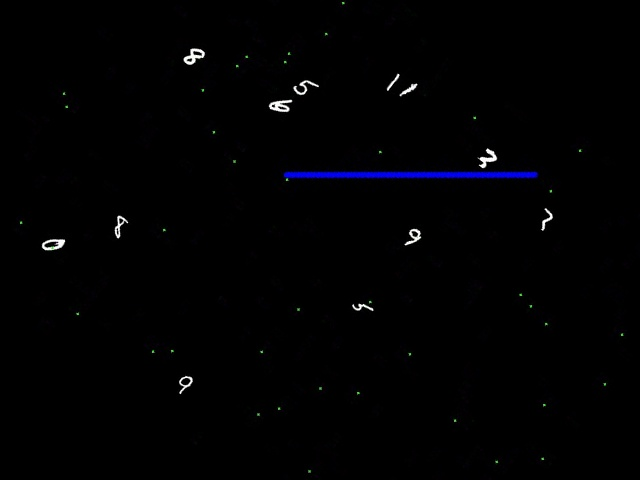
#> input picture rotiranFrame/slika8.jpg, 640 x 480 px, found by its file name
$ python only.py   (older library calls are emulated)
#> lines starting #> are read from the running program, lines starting #| are printed output that depends on the picture; after the words box and inside, x2 and y2 are one past the last pixel; in counts of white or black regions, pixels touching at a corner belong together
import numpy as np
import matplotlib.pyplot as plt
import cv2
from scipy import ndimage
from keras.utils import to_categorical
from keras.models import Sequential
from keras.layers import Dense, Conv2D, MaxPooling2D, Dropout, Flatten
from keras.datasets import mnist


def ZaDetekciju(Okvir):
    img_GRAY_gs = cv2.cvtColor(Okvir, cv2.COLOR_RGB2GRAY)  # konvert u grayscale
    plt.imshow(img_GRAY_gs, 'gray')
    plt.show()
    # image_barcode_bin = cv2.threshold(img_GRAY_gs, 100, 200, cv2.THRESH_BINARY)   #adaptiveThreshold(img_GRAY_gs, 255,cv2.ADAPTIVE_THRESH_GAUSSIAN_C, cv2.THRESH_BINARY, 61,15)

    ####
    retSlike, image_bin = cv2.threshold(img_GRAY_gs, 100, 255, cv2.THRESH_OTSU)
    print("pRAG JE: " + str(retSlike))
    img, contours, hierarchy = cv2.findContours(image_bin, cv2.RETR_LIST, cv2.CHAIN_APPROX_SIMPLE)
    img = Okvir.copy()
    cv2.drawContours(img, contours, -1, (0, 255, 255), 4)  # Ovde sve konture naznaci
    plt.imshow(img)
    plt.show()

    contours_Tablica = []  # ovde ce biti samo konture koje pripadaju bar-kodu
    for contour in contours:  # za svaku konturu
        center, size, angle = cv2.minAreaRect(
            contour)  # pronadji pravougaonik minimalne povrsine koji ce obuhvatiti celu konturu
        width, height = size
        xx, yy, w, h = cv2.boundingRect(contour)
        x, y = center
        if w > 3 and h > 5 and h < 400:  # uslov da kontura pripada (trebalo bi preko Krugova)
            contours_Tablica.append(contour)  # ova kontura pripada bar-kodu
            print('Detektovano kontura(linija):  ' + str(len(contours_Tablica)))
            print('Kordinate duzi su: ' + str(xx) + ',' + str(yy+h) + '  A druge tacke: ' + str(xx+w) +',' + str(yy)+ '  //Sirina je: ' + str(w) + ' __VISINA JE:  ' + str(h) )
            return xx, yy + h, xx + w, yy;
    # [6 lines of commented-out code are left out]


def kontureBrojeva(slika):
    upper_red = np.array([255, 255, 255])
    lower_red = np.array([140, 140, 140])  # Posto su brojevi bjeli

    mask = cv2.inRange(slika, lower_red, upper_red)
    output = cv2.bitwise_and(slika, slika, mask=mask)
    plt.imshow(output)
    plt.show()
    return output

# [116 lines of commented-out code are left out]

slika = cv2.imread("images/slika8.jpg")
#> slika is the input picture: shape (480, 640, 3); mean B, G, R 2.5, 1.3, 1.3

upper_red = np.array([255, 120, 120])
lower_red = np.array([90, 0, 0])

mask = cv2.inRange(slika, lower_red, upper_red)
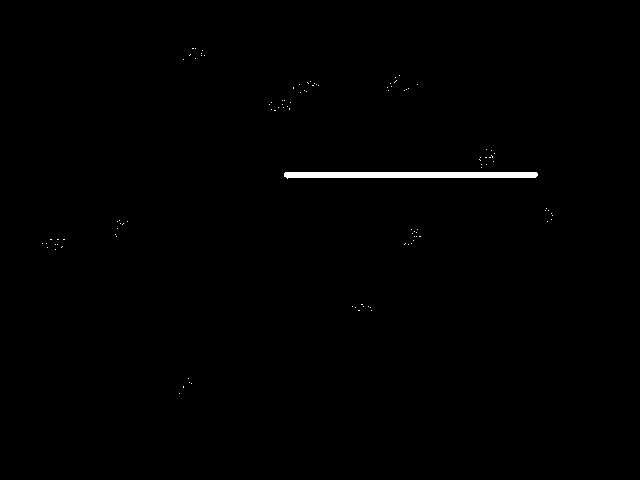
#> mask: shape (480, 640); 0.54% white; 106 white regions (105 under 20 px), largest, box (x1, y1, x2, y2) and area: (284, 172, 538, 179) 1518
output = cv2.bitwise_and(slika, slika, mask=mask)
plt.imshow(output)
plt.show()

x1, y1, x2, y2 = ZaDetekciju(output)
#> in ZaDetekciju, `retSlike, image_bin = cv2.threshold(img_GRAY_gs, 100, 255, cv2.THRESH_..`: retSlike = 32
#| pRAG JE: 32.0
#> in ZaDetekciju, `img, contours, hierarchy = cv2.findContours(image_bin, cv2.RETR_LIST, ..`: contours = 106 contours, 105 with area under 20; largest, box (x1, y1, x2, y2) and area: (284, 172, 538, 179) 1260
#> in ZaDetekciju, `cv2.drawContours(img, contours, -1, (0, 255, 255), 4)`:
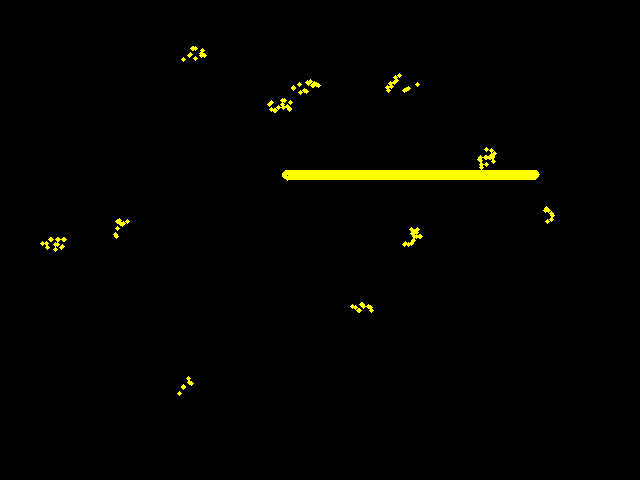
#> img: shape (480, 640, 3); mean B, G, R 0, 3.2, 3.2
#> the loop in ZaDetekciju, `for contour in contours:` made 51 passes
#> (angle, width, height, xx, yy, w, h, x) on passes 1, 3, 4, 5, 6, 8, 9, 10: (-90, 0, 0, 179, 393, 1, 1, 179), (-90, 0, 0, 191, 383, 1, 1, 191), (-90, 0, 0, 189, 382, 1, 1, 189), (-90, 0, 0, 188, 378, 1, 1, 188), (-90, 0, 0, 371, 310, 1, 1, 371), (-90, 0, 0, 370, 307, 1, 1, 370), (-90, 0, 0, 355, 307, 1, 1, 355), (-90, 0, 0, 368, 306, 1, 1, 368)
#> (printed output is left out)
#> after the loop in ZaDetekciju, `for contour in contours:`: contours_Tablica = 1 contour; box (x1, y1, x2, y2) and area: (284, 172, 538, 179) 1260
#> x1 = 284; y1 = 179; x2 = 538; y2 = 172
print(str(x1) + ' , ' + str(y1) + '  i  ' + str(x2) + ' , ' + str(y2))
#| 284 , 179  i  538 , 172

beleKonture = kontureBrojeva(slika)
#> in kontureBrojeva, `mask = cv2.inRange(slika, lower_red, upper_red)`:
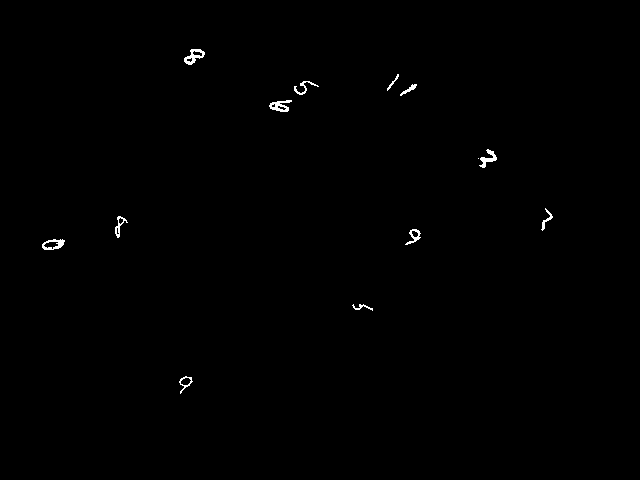
#> mask: shape (480, 640); 0.37% white in thin lines or dots, all inside (x1, y1, x2, y2) = (42, 49, 553, 394)

img_GRAY = cv2.cvtColor(beleKonture, cv2.COLOR_RGB2GRAY)  # konvert u grayscale
retSlike, image_bin = cv2.threshold(img_GRAY, 100, 255, cv2.THRESH_OTSU)
#> retSlike = 0
img, contours, hierarchy = cv2.findContours(image_bin, cv2.RETR_LIST, cv2.CHAIN_APPROX_SIMPLE)
#> contours = 22 contours, 4 with area under 20; largest, box (x1, y1, x2, y2) and area: (184, 49, 205, 65) 166, (42, 239, 65, 250) 164, (269, 100, 292, 112) 136, (479, 149, 497, 168) 98, (179, 376, 193, 394) 96

contours_Brojeva = []  # ovde ce biti samo konture koje pripadaju bar-kodu
index = 0
suma = 0
sumiranje = False

pts = np.array([[x1,y1],[x2,y2],[x2+90,y2+90],[x1+90,y1+90]], np.int32)
#> pts = [[284, 179], [538, 172], [628, 262], [374, 269]]
pts = pts.reshape((-1,1,2))
cv2.polylines(beleKonture,[pts],True,(0,255,0))
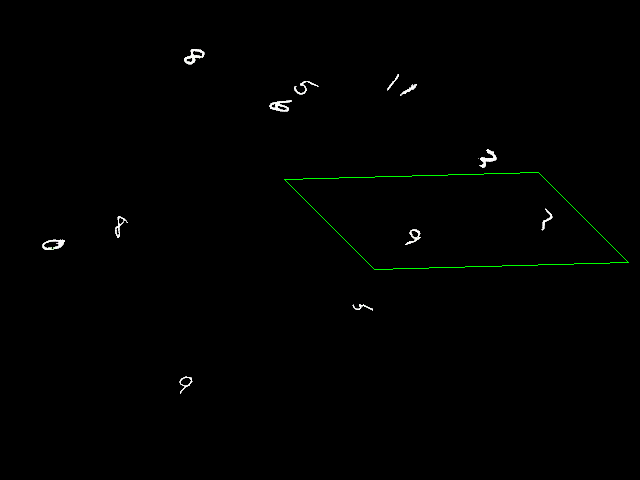
#> beleKonture: shape (480, 640, 3); mean B, G, R 0.8, 1.4, 0.8

for contour in contours:  # za svaku konturu
    center, size, angle = cv2.minAreaRect(
        contour)  # pronadji pravougaonik minimalne povrsine koji ce obuhvatiti celu konturu
    width, height = size
    xx, yy, w, h = cv2.boundingRect(contour)
    print('xx='+ str(xx) + '  yy=0' + str(yy))
    #if xx >= x1 and xx <= x2 and yy <= y1 and yy >= y2:  # uslov da kontura pripada (trebalo bi preko Krugova)                                yyy:yyy + hhh, xxx:xxx + www
    #if (x1+100 >= xx >= x1 or x2+100 >= xx >= x2) and (y1+100 >= yy >= y1 or y2+100 >= yy >= y2) :  # uslov da kontura pripada (trebalo bi preko Krugova)                                yyy:yyy + hhh, xxx:xxx + www
    if x1 < xx < x2+90 and y1+90 > yy > y2  :  # uslov da kontura pripada (trebalo bi preko Krugova)                                yyy:yyy + hhh, xxx:xxx + www
        cv2.imwrite('slikeBrojeva/brojevi%d.png' % index, img_GRAY[yy:yy + h, xx:xx + w])
        index = index + 1
       # element = prepoznajBroj(beleKonture, contour, klasifikator)
       # print( str(element) + "  !!!!!!!!!")
        sumiranje = True
        contours_Brojeva.append(contour)  # ova kontura pripada bar-kodu
        print('Detektovano kontura(linija):  ' + str(len(contours_Brojeva)))
#> this loop made 22 passes
#> (center, angle, width, height, xx, yy, w, h) on passes 1 to 8: ((185.3, 381.3), -45, 9.9, 7.78, 180, 377, 12, 9), ((183.5, 382.8), -41.63, 18.85, 10.55, 179, 376, 14, 18), ((362, 306.7), -86.63, 5.46, 20.26, 352, 304, 21, 7), ((50.5, 245), -90, 8, 15, 43, 241, 16, 9), ((53, 244), -90, 10, 22, 42, 239, 23, 11), ((414.3, 233.3), -45, 5.66, 7.78, 411, 230, 8, 8), ((413.5, 237.5), -71.57, 17.71, 12.02, 405, 229, 16, 16), ((117, 230.6), -11.31, 2.94, 7.06, 116, 227, 4, 8)
#> (printed output is left out)
    #if sumiranje:
        #suma += element
    # cv2.minAreaRect(contour)
print('Suma identifikovanih brojeva : ' + str(suma) )
    # print('Kordinate duzi su: ' + str(xx) + ',' + str(yy+h) + '  A druge tacke: ' + str(xx+w) +',' + str(yy)+ '  //Sirina je: ' + str(w) + ' __VISINA JE:  ' + str(h) )
img = beleKonture.copy()
cv2.drawContours(img, contours_Brojeva, -1, (255, 0, 0), 2)
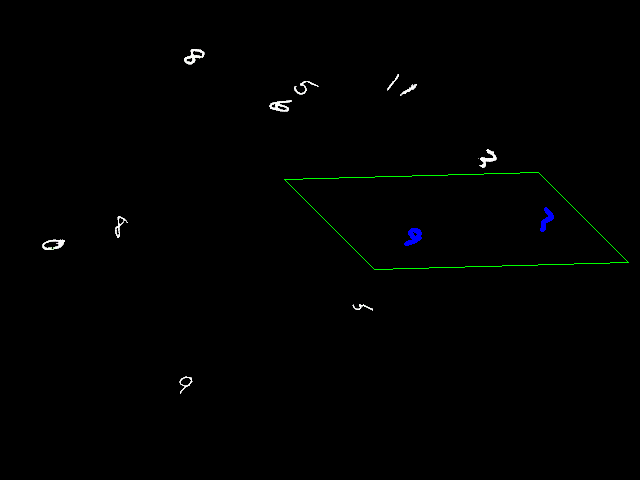
#> img: shape (480, 640, 3); 0.11% of pixels changed, all inside (x1, y1, x2, y2) = (404, 207, 554, 246)
plt.imshow(img)
plt.show()

$ run again, with rotiranFrame/slika0.jpg copied over rotiranFrame/slika8.jpg
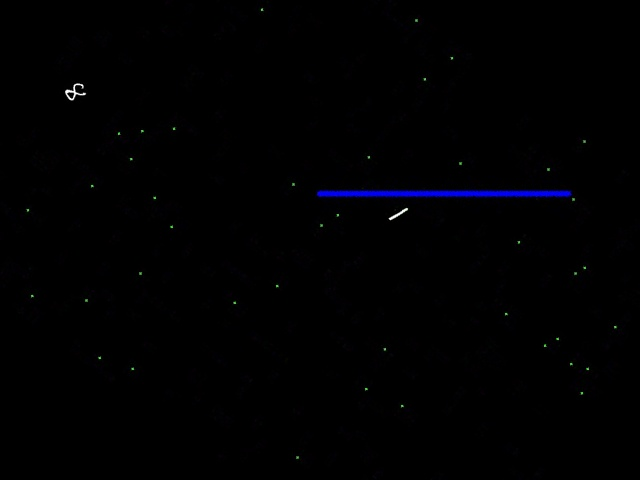
#> input picture rotiranFrame/slika0.jpg, 640 x 480 px, found by its file name
#> slika is the input picture: shape (480, 640, 3); mean B, G, R 1.7, 0.5, 0.4
#> in ZaDetekciju, `retSlike, image_bin = cv2.threshold(img_GRAY_gs, 100, 255, cv2.THRESH_..`:
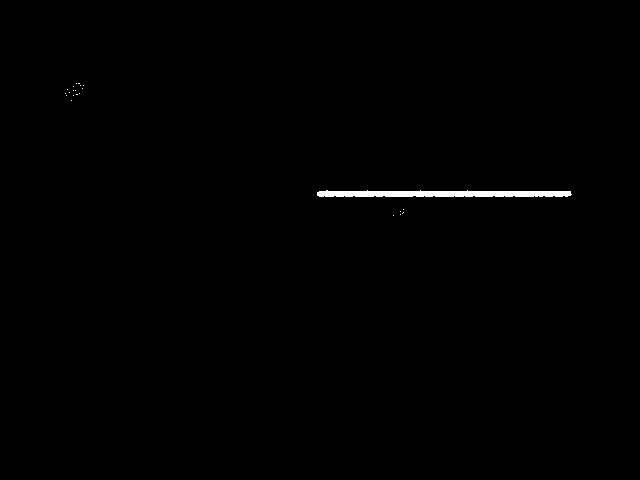
#> image_bin: shape (480, 640); 0.49% white; 22 white regions (21 under 20 px)
#> in ZaDetekciju, `retSlike, image_bin = cv2.threshold(img_GRAY_gs, 100, 255, cv2.THRESH_..`: retSlike = 31
#| pRAG JE: 31.0
#> in ZaDetekciju, `img, contours, hierarchy = cv2.findContours(image_bin, cv2.RETR_LIST, ..`: contours = 22 contours, 21 with area under 20; largest, box (x1, y1, x2, y2) and area: (317, 190, 572, 197) 1232
#> the loop in ZaDetekciju, `for contour in contours:` made 6 passes
#> (angle, width, height, xx, yy, w, h, x) on passes 1, 2, 4, 5, 6: (-90, 0, 0, 393, 215, 1, 1, 393), (-90, 0, 0, 400, 214, 1, 1, 400), (-90, 0, 0, 400, 211, 1, 1, 400), (-90, 0, 0, 403, 209, 1, 1, 403), (-90, 6, 254, 317, 190, 255, 7, 444)
#> (printed output is left out)
#> after the loop in ZaDetekciju, `for contour in contours:`: contours_Tablica = 1 contour; box (x1, y1, x2, y2) and area: (317, 190, 572, 197) 1232
#> x1 = 317; y1 = 197; x2 = 572; y2 = 190
#| 317 , 197  i  572 , 190
#> `retSlike, image_bin = cv2.threshold(img_GRAY, 100, 255, cv2.THRESH_OTSU)`: retSlike = 0
#> `img, contours, hierarchy = cv2.findContours(image_bin, cv2.RETR_LIST, ..`: contours = 3 contours; box (x1, y1, x2, y2) and area: (65, 84, 86, 100) 76, (66, 91, 75, 100) 37, (389, 208, 408, 220) 31
#> pts = [[317, 197], [572, 190], [662, 280], [407, 287]]
#> `cv2.polylines(beleKonture,[pts],True,(0,255,0))`:
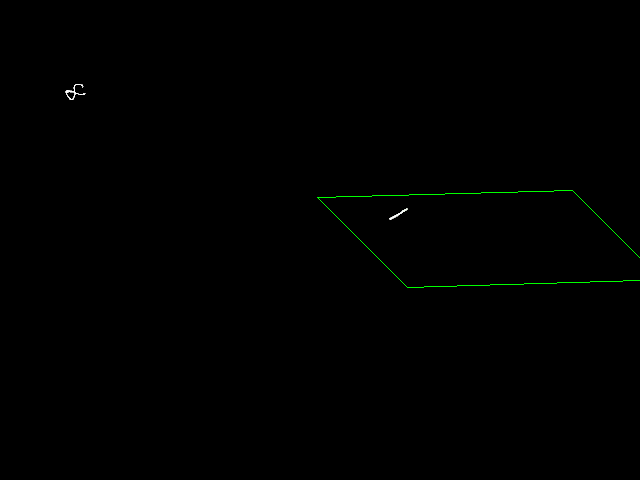
#> beleKonture: shape (480, 640, 3); mean B, G, R 0.1, 0.6, 0.1
#> the loop `for contour in contours:` made 3 passes
#> (center, angle, width, height, xx, yy, w, h) on pass 1: ((398.2, 213.8), -30.26, 21.09, 2.66, 389, 208, 19, 12)
#> (printed output is left out)
#> after the loop `for contour in contours:`: contours_Brojeva = 1 contour; box (x1, y1, x2, y2) and area: (389, 208, 408, 220) 31; index = 1

$ run again, with rotiranFrame/slika1.jpg copied over rotiranFrame/slika8.jpg
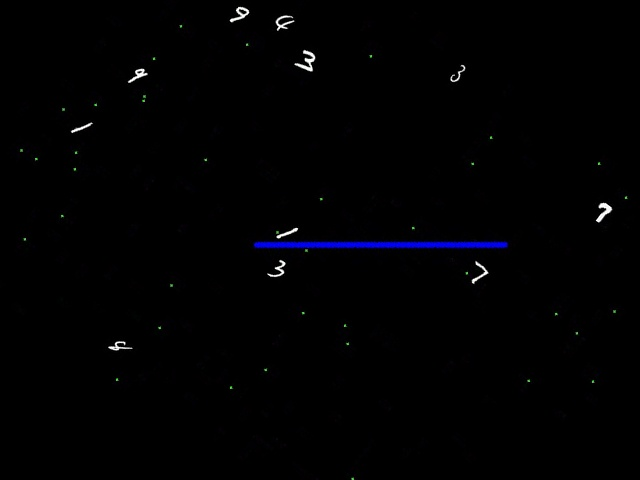
#> input picture rotiranFrame/slika1.jpg, 640 x 480 px, found by its file name
#> slika is the input picture: shape (480, 640, 3); mean B, G, R 2.2, 1.1, 1
#> `mask = cv2.inRange(slika, lower_red, upper_red)`:
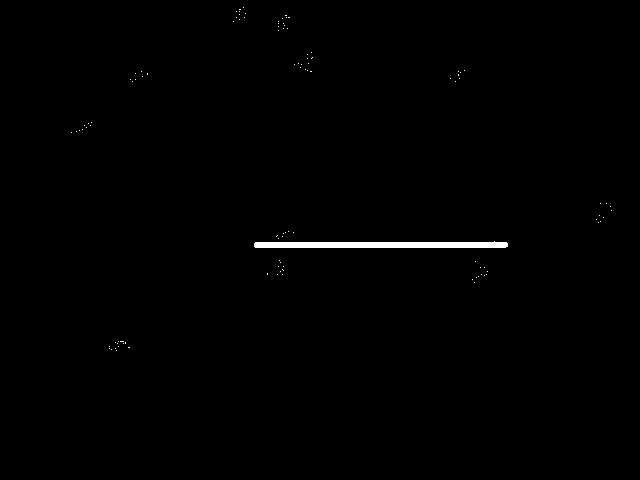
#> mask: shape (480, 640); 0.53% white; 107 white regions (106 under 20 px), largest, box (x1, y1, x2, y2) and area: (254, 241, 508, 248) 1520
#> image_bin: shape (480, 640); 0.53% white; 107 white regions (106 under 20 px)
#> in ZaDetekciju, `retSlike, image_bin = cv2.threshold(img_GRAY_gs, 100, 255, cv2.THRESH_..`: retSlike = 32
#| pRAG JE: 32.0
#> in ZaDetekciju, `img, contours, hierarchy = cv2.findContours(image_bin, cv2.RETR_LIST, ..`: contours = 107 contours, 106 with area under 20; largest, box (x1, y1, x2, y2) and area: (254, 242, 508, 248) 1252
#> the loop in ZaDetekciju, `for contour in contours:` made 34 passes
#> (angle, width, height, xx, yy, w, h, x) on passes 1, 2, 3, 4, 6, 7, 8, 9: (-90, 0, 0, 116, 350, 1, 1, 116), (-90, 0, 0, 111, 349, 1, 1, 111), (-90, 0, 0, 115, 348, 1, 1, 115), (-90, 0, 0, 109, 348, 1, 1, 109), (-90, 0, 0, 118, 346, 1, 1, 118), (-90, 0, 0, 109, 346, 1, 1, 109), (-90, 0, 0, 123, 343, 1, 1, 123), (-90, 0, 0, 117, 343, 1, 1, 117)
#> (printed output is left out)
#> after the loop in ZaDetekciju, `for contour in contours:`: contours_Tablica = 1 contour; box (x1, y1, x2, y2) and area: (254, 242, 508, 248) 1252
#> x1 = 254; y1 = 248; x2 = 508; y2 = 242
#| 254 , 248  i  508 , 242
#> `retSlike, image_bin = cv2.threshold(img_GRAY, 100, 255, cv2.THRESH_OTSU)`: retSlike = 0
#> `img, contours, hierarchy = cv2.findContours(image_bin, cv2.RETR_LIST, ..`: contours = 14 contours, 3 with area under 20; largest, box (x1, y1, x2, y2) and area: (230, 7, 249, 22) 96, (596, 203, 612, 222) 94, (295, 50, 315, 71) 94, (128, 69, 147, 83) 67, (472, 262, 488, 284) 46
#> pts = [[254, 248], [508, 242], [598, 332], [344, 338]]
#> beleKonture: shape (480, 640, 3); mean B, G, R 0.7, 1.2, 0.7
#> the loop `for contour in contours:` made 14 passes
#> (center, angle, width, height, xx, yy, w, h) on passes 3 to 4: ((480.1, 273.6), -77.47, 21.37, 13.12, 472, 262, 16, 22), ((278.4, 270.1), -49.76, 19.85, 10.8, 268, 260, 17, 17)
#> (printed output is left out)
#> after the loop `for contour in contours:`: contours_Brojeva = 2 contours; box (x1, y1, x2, y2) and area: (472, 262, 488, 284) 46, (268, 260, 285, 277) 45; index = 2
#> `cv2.drawContours(img, contours_Brojeva, -1, (255, 0, 0), 2)`:
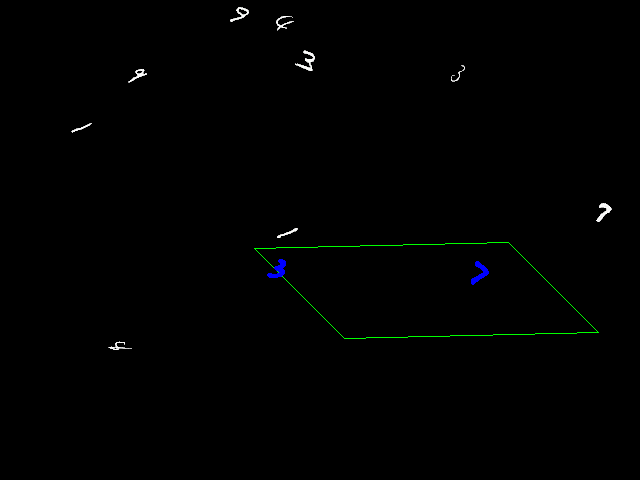
#> img: shape (480, 640, 3); mean B, G, R 0.8, 1.1, 0.5

$ run again, with rotiranFrame/slika2.jpg copied over rotiranFrame/slika8.jpg
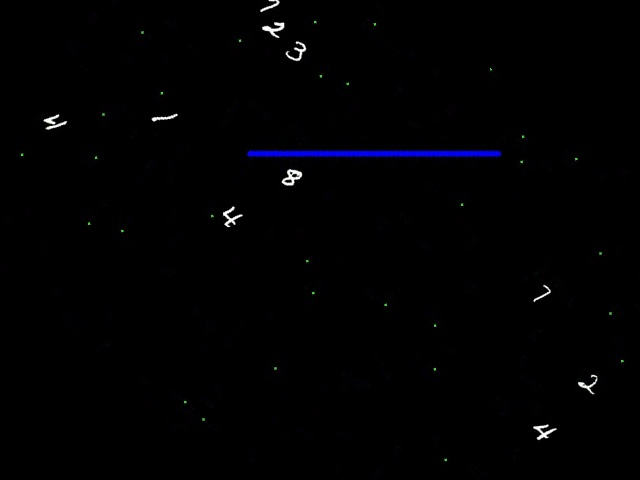
#> input picture rotiranFrame/slika2.jpg, 640 x 480 px, found by its file name
#> slika is the input picture: shape (480, 640, 3); mean B, G, R 2.3, 1.1, 1.1
#> in ZaDetekciju, `retSlike, image_bin = cv2.threshold(img_GRAY_gs, 100, 255, cv2.THRESH_..`:
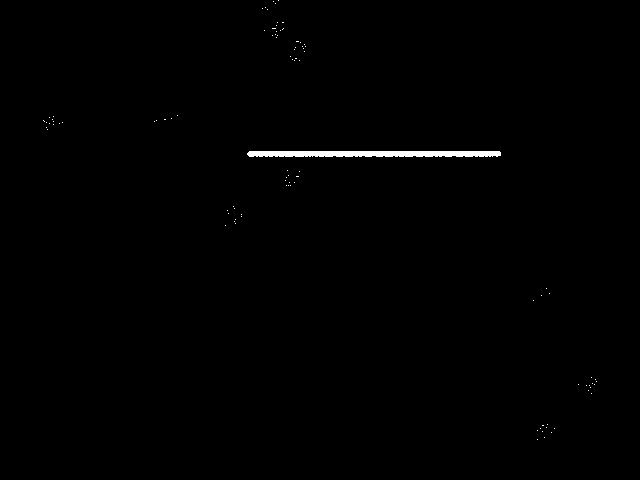
#> image_bin: shape (480, 640); 0.51% white; 96 white regions (95 under 20 px)
#> in ZaDetekciju, `retSlike, image_bin = cv2.threshold(img_GRAY_gs, 100, 255, cv2.THRESH_..`: retSlike = 32
#| pRAG JE: 32.0
#> in ZaDetekciju, `img, contours, hierarchy = cv2.findContours(image_bin, cv2.RETR_LIST, ..`: contours = 96 contours, 95 with area under 20; largest, box (x1, y1, x2, y2) and area: (247, 151, 501, 157) 1192
#> the loop in ZaDetekciju, `for contour in contours:` made 47 passes
#> (width, height, xx, yy, w, h, x, y) on passes 1 to 8: (0, 0, 537, 439, 1, 1, 537, 439), (0, 0, 544, 437, 1, 1, 544, 437), (0, 0, 551, 432, 1, 1, 551, 432), (0, 0, 542, 431, 1, 1, 542, 431), (0, 0, 537, 430, 1, 1, 537, 430), (0, 0, 554, 428, 1, 1, 554, 428), (0, 0, 540, 428, 1, 1, 540, 428), (0, 0, 546, 427, 1, 1, 546, 427)
#> (printed output is left out)
#> after the loop in ZaDetekciju, `for contour in contours:`: contours_Tablica = 1 contour; box (x1, y1, x2, y2) and area: (247, 151, 501, 157) 1192
#> x1 = 247; y1 = 157; x2 = 501; y2 = 151
#| 247 , 157  i  501 , 151
#> `retSlike, image_bin = cv2.threshold(img_GRAY, 100, 255, cv2.THRESH_OTSU)`: retSlike = 0
#> `img, contours, hierarchy = cv2.findContours(image_bin, cv2.RETR_LIST, ..`: contours = 15 contours, 2 with area under 20; largest, box (x1, y1, x2, y2) and area: (282, 169, 302, 185) 160, (262, 22, 284, 38) 86, (533, 425, 556, 440) 77, (223, 207, 242, 227) 74, (286, 42, 306, 61) 57
#> pts = [[247, 157], [501, 151], [591, 241], [337, 247]]
#> beleKonture: shape (480, 640, 3); mean B, G, R 0.7, 1.3, 0.7
#> the loop `for contour in contours:` made 15 passes
#> (center, angle, width, height, xx, yy, w, h) on passes 1 to 8: ((544.7, 430.4), -14.04, 21.1, 13.82, 533, 425, 23, 15), ((586.6, 382.5), -77.01, 17.99, 17.09, 578, 375, 19, 19), ((542, 295), -54.46, 19.18, 8.37, 534, 285, 17, 17), ((231.3, 216.4), -29.05, 18.36, 15.83, 223, 207, 19, 20), ((288.1, 180.9), -11.31, 8.04, 4.9, 284, 178, 9, 6), ((295, 175), -90, 4, 8, 291, 173, 9, 5), ((290.5, 172.5), -45, 2.83, 2.83, 289, 171, 4, 4), ((290.8, 176.8), -45, 19.8, 13.44, 282, 169, 20, 16)
#> (printed output is left out)
#> after the loop `for contour in contours:`: contours_Brojeva = 4 contours, 1 with area under 20; largest, box (x1, y1, x2, y2) and area: (282, 169, 302, 185) 160, (284, 178, 293, 184) 27, (291, 173, 300, 178) 24; index = 4
#> `cv2.drawContours(img, contours_Brojeva, -1, (255, 0, 0), 2)`:
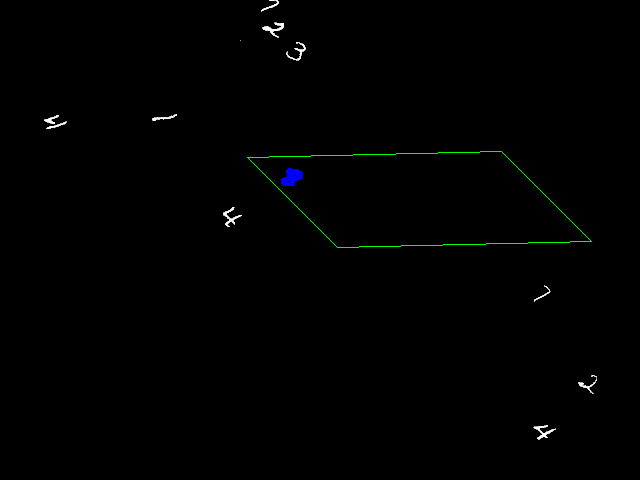
#> img: shape (480, 640, 3); mean B, G, R 0.8, 1.2, 0.6
